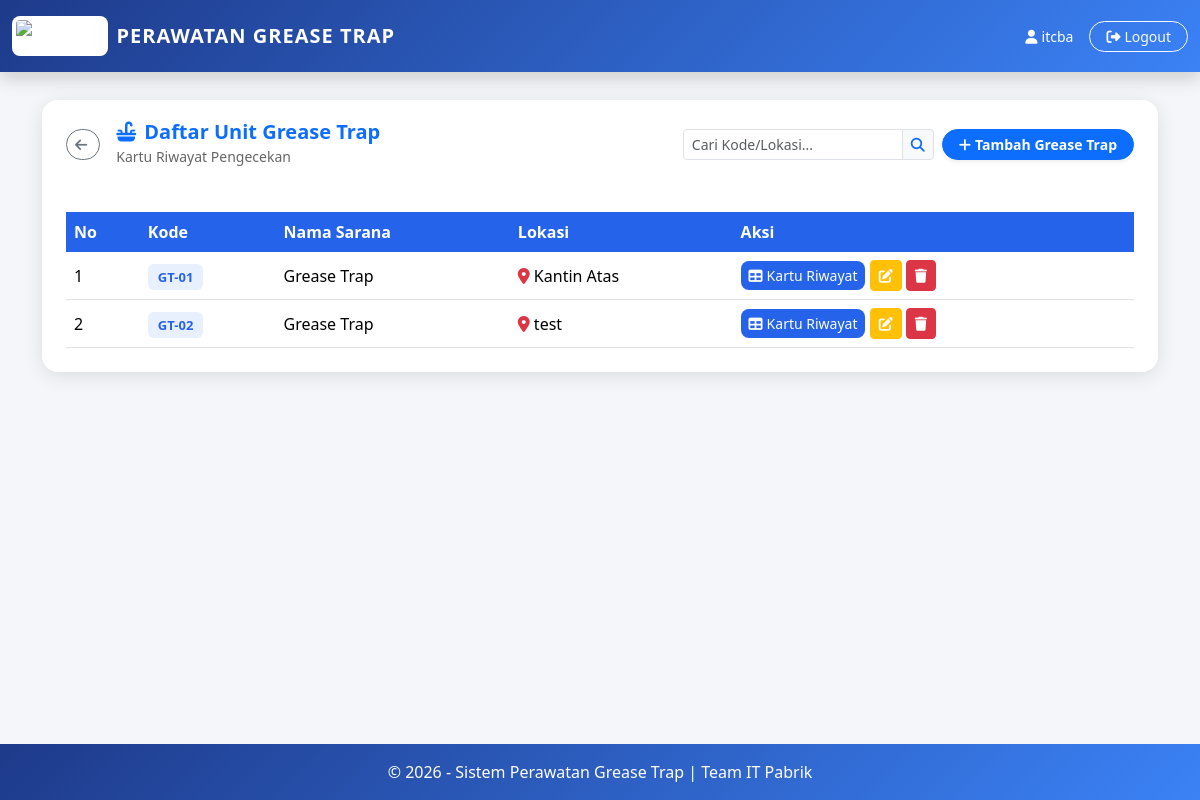
/grease_trap_home.php (signed in), run on the app's committed database.
### tables this page shows
CREATE TABLE `grease_trap` (
  `id` int(11) NOT NULL,
  `no_kode` varchar(50) NOT NULL,
  `nama_sarana` varchar(100) DEFAULT NULL,
  `lokasi` varchar(200) DEFAULT NULL
);

### grease_trap_home.php (the view, shortened to what this page needs)
<?php
include "config/koneksi.php";
mysqli_query($conn, "CREATE TABLE IF NOT EXISTS `grease_trap` (
  `id` int(11) NOT NULL AUTO_INCREMENT,
  `no_kode` varchar(50) NOT NULL,
  `nama_sarana` varchar(100) DEFAULT NULL,
  `lokasi` varchar(200) DEFAULT NULL,
  PRIMARY KEY (`id`)
) ENGINE=InnoDB DEFAULT CHARSET=utf8mb4");
mysqli_query($conn, "CREATE TABLE IF NOT EXISTS `checklist_grease_trap` (
  `id` int(11) NOT NULL AUTO_INCREMENT,
  `grease_trap_id` int(11) NOT NULL,
  `tahun` int(4) NOT NULL,
  `bulan` tinyint(2) NOT NULL,
  `tanggal_cek` date DEFAULT NULL,
  `valve_handle` enum('Ok','Nok') DEFAULT NULL,
  `hose_coupling_conect` enum('Ok','Nok') DEFAULT NULL,
  `baut_valve_handle` enum('Ok','Nok') DEFAULT NULL,
  `fire_hose` enum('Ok','Nok') DEFAULT NULL,
  `slang_grease_trap` enum('Ok','Nok') DEFAULT NULL,
  `nozzle` enum('Ok','Nok') DEFAULT NULL,
  `box_grease_trap` enum('Ok','Nok') DEFAULT NULL,
  `paraf` varchar(100) DEFAULT NULL,
  `catatan` text DEFAULT NULL,
  `users_id` int(11) DEFAULT NULL,
  `created_at` datetime DEFAULT CURRENT_TIMESTAMP,
  PRIMARY KEY (`id`)
) ENGINE=InnoDB DEFAULT CHARSET=utf8mb4");
$keyword = isset($_GET['keyword']) ? mysqli_real_escape_string($conn, $_GET['keyword']) : '';
$where = "";
$listGreaseTrap = mysqli_query($conn, "SELECT * FROM grease_trap $where ORDER BY no_kode ASC");
?>
<!DOCTYPE html>
<html lang="id">
<head>
  <link href="https://cdn.jsdelivr.net/npm/bootstrap@5.3.2/dist/css/bootstrap.min.css" rel="stylesheet">
</head>
<body>
  <nav class="navbar navbar-grease_trap fixed-top py-3 shadow">
    <div class="container-fluid d-flex justify-content-between align-items-center">
      <div class="d-flex align-items-center gap-2 text-white" style="cursor:pointer"
        onclick="window.location.href='dashboard.php'">
        <img src="assets/images/cba.png" alt="Logo CBA"
          style="height:40px; background:white; padding:4px; border-radius:8px;">
        <span class="fw-bold fs-5 d-none d-sm-inline" style="letter-spacing:1px">PERAWATAN GREASE TRAP</span>
      </div>
      <div class="d-flex align-items-center gap-2 gap-md-3">
        <span class="text-white small d-none d-md-inline"><i
            class="fa-solid fa-user me-1"></i><?= $_SESSION['username'] ?></span>
        <a href="logout.php" class="btn btn-sm btn-outline-light rounded-pill px-2 px-md-3" title="Logout">
          <span class="d-none d-sm-inline"><i class="fa-solid fa-right-from-bracket me-1"></i>Logout</span>
        </a>
      </div>
    </div>
  </nav>
  <div class="container" style="margin-top:100px; padding-bottom:40px; flex:1;">
    <div class="card card-grease_trap">
      <div class="card-grease_trap-header d-flex justify-content-between align-items-center flex-wrap gap-3">
        <div class="d-flex align-items-center gap-3">
          <a href="dashboard.php" class="btn btn-sm btn-outline-secondary rounded-pill" title="Kembali ke Dashboard">
            <i class="fa-solid fa-arrow-left me-1"></i><span class="d-none d-sm-inline"></span>
          </a>
          <div>
            <h5 class="fw-bold mb-0 text-primary"><i class="fa-solid fa-sink me-2"></i>Daftar Unit Grease Trap</h5>
            <small class="opacity-75">Kartu Riwayat Pengecekan</small>
          </div>
        </div>
        <div class="d-flex flex-column flex-sm-row align-items-stretch align-items-sm-center gap-2 mt-3 mt-sm-0">
          <form method="GET" class="d-flex m-0">
            <div class="input-group input-group-sm w-100">
              <input type="text" name="keyword" class="form-control" placeholder="Cari Kode/Lokasi..."
                value="<?= htmlspecialchars($keyword) ?>">
              <button type="submit" class="btn btn-light text-primary border"><i
                  class="fa-solid fa-search"></i></button>
            </div>
          </form>
          <?php if (($_SESSION['role'] ?? '') === 'Admin'): ?>
          <button class="btn btn-primary btn-sm px-3 rounded-pill fw-bold shadow-sm text-nowrap"
            onclick="document.getElementById('modalTambah').classList.add('active')">
            <i class="fa-solid fa-plus me-1"></i>Tambah Grease Trap
          </button>
          <?php endif; ?>
        </div>
      </div>
      <div class="card-body p-4">
        <div class="table-responsive">
          <table class="table table-hover align-middle mb-0">
            <thead>
              <tr>
                <th>No</th>
                <th>Kode</th>
                <th>Nama Sarana</th>
                <th>Lokasi</th>
                <th>Aksi</th>
              </tr>
            </thead>
            <tbody>
              <?php $no = 1;
              while ($row = mysqli_fetch_assoc($listGreaseTrap)): ?>
                <tr>
                  <td data-label="No"><?= $no++ ?></td>
                  <td data-label="Kode"><span class="grease_trap-badge"><?= htmlspecialchars($row['no_kode']) ?></span>
                  </td>
                  <td data-label="Nama Sarana"><?= htmlspecialchars($row['nama_sarana']) ?></td>
                  <td data-label="Lokasi">
                    <span><i
                        class="fa-solid fa-location-dot text-danger me-1"></i><?= htmlspecialchars($row['lokasi']) ?></span>
                  </td>
                  <td data-label="Aksi">
                    <a href="grease_trap_kartu.php?grease_trap_id=<?= $row['id'] ?>"
                      class="btn btn-kartu btn-sm flex-grow-1">
                      <i class="fa-solid fa-table me-1"></i><span class="d-inline">Kartu Riwayat</span>
                    </a>
                    <?php if (($_SESSION['role'] ?? '') === 'Admin'): ?>
                      <button type="button" class="btn btn-warning btn-sm text-white" onclick="openEditModal(<?= $row['id'] ?>, '<?= htmlspecialchars(addslashes($row['lokasi'])) ?>')" title="Edit Lokasi">
                        <i class="fa-solid fa-pen-to-square"></i>
                      </button>
                      <button type="button" class="btn btn-danger btn-sm" onclick="confirmDelete(<?= $row['id'] ?>)" title="Hapus">
                        <i class="fa-solid fa-trash"></i>
                      </button>
                    <?php endif; ?>
                  </td>
                </tr>
              <?php endwhile; ?>
            </tbody>
          </table>
        </div>
      </div>
    </div>
  </div>
  <footer class="py-3 text-center">
    &copy; <?= date('Y') ?> - Sistem Perawatan Grease Trap | Team IT Pabrik
  </footer>
</body>
</html>

### grease_trap_home.php (style rules this page uses)
:root { --blue: #2563eb; --blue-dark: #1e3a8a; --blue-light: #3b82f6; }
body { background: #f4f6f9; font-family: 'Segoe UI', sans-serif; min-height: 100vh; display: flex; flex-direction: column; }
.navbar-grease_trap { background: linear-gradient(135deg, var(--blue-dark), var(--blue-light)); }
.card-grease_trap { border: none; border-radius: 16px; box-shadow: 0 4px 20px rgba(0, 0, 0, .1); }
.card-grease_trap-header { background: #fff; color: #333; border-radius: 16px 16px 0 0; padding: 20px 24px; }
.grease_trap-badge { background: rgba(37, 99, 235, 0.1); color: var(--blue); font-weight: 600; padding: 4px 10px; border-radius: 6px; font-size: 13px; }
.table thead th { background: var(--blue); color: #fff; border: none; white-space: nowrap; }
.table tbody td { white-space: nowrap; }
.btn-kartu { background: var(--blue); color: #fff; border: none; border-radius: 8px; }
footer { background: linear-gradient(135deg, var(--blue-dark), var(--blue-light)); color: #fff; margin-top: 40px; }

### data on the page
grease_trap: no_kode "GT-01", nama_sarana "Grease Trap", lokasi "Kantin Atas"
grease_trap: no_kode "GT-02", nama_sarana "Grease Trap", lokasi "test"

### other printed values
$_SESSION['username'] "itcba"
